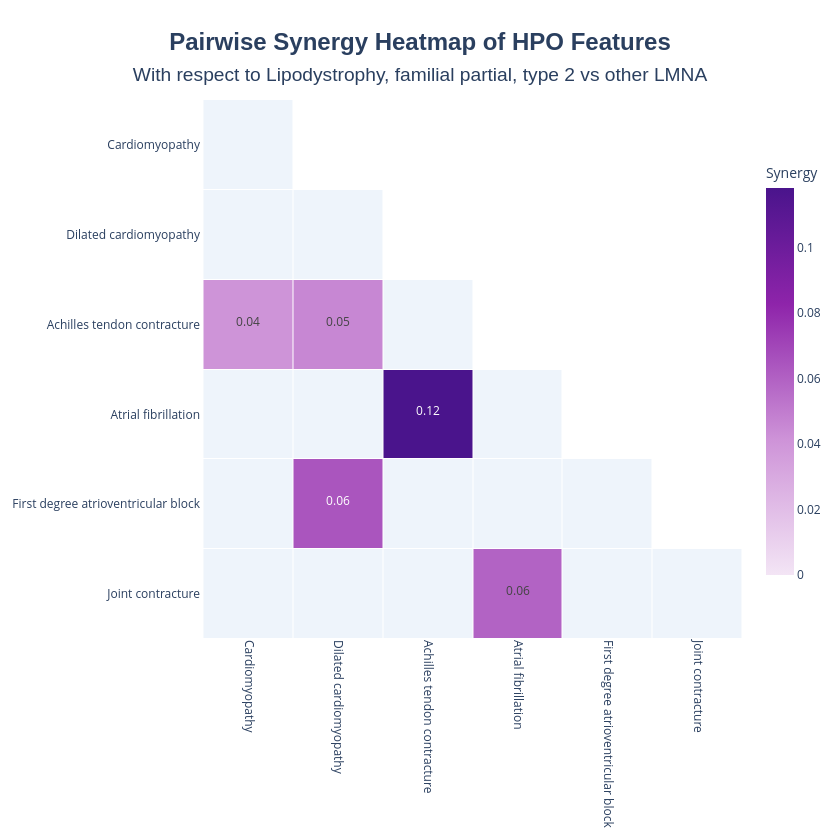
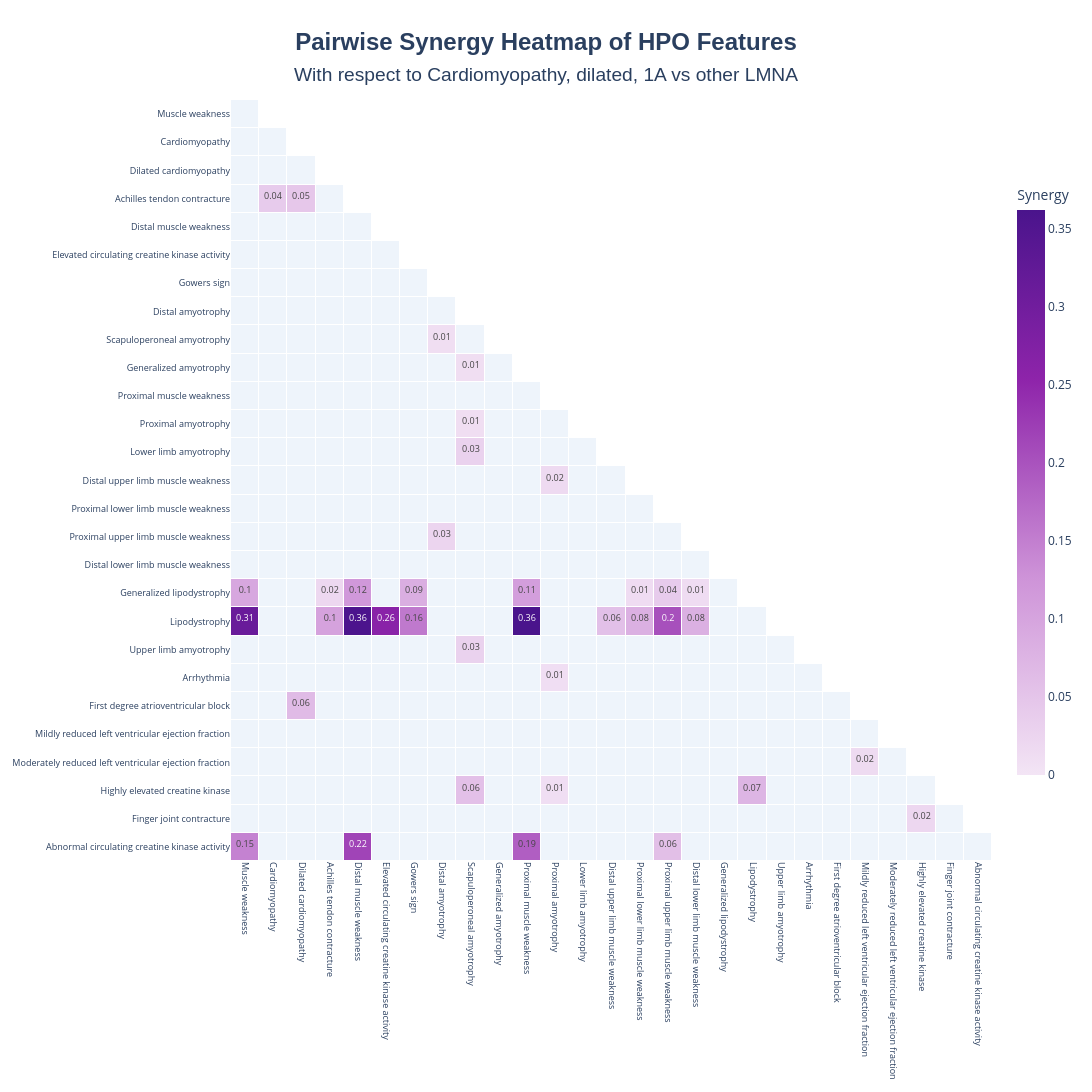
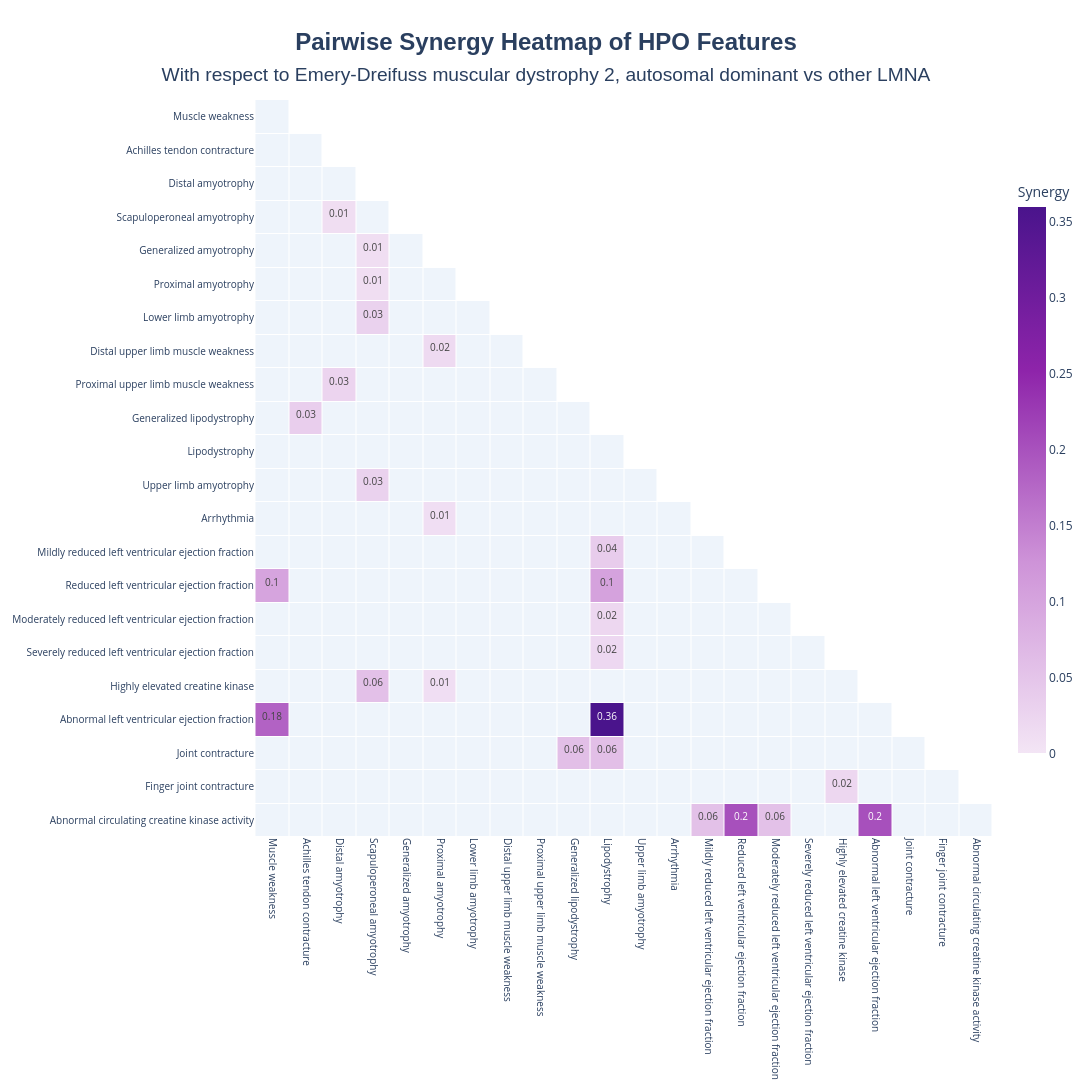

The cell these charts' notebook holds for them, in order:
### Markdown cell above
## 5. Synergy heatmaps

### Code cell
for omim_id, res in synergy_results.items():
    print(f"### {omim_id} ###")
    try:
        fig = res.plot_synergy_heatmap()
    except ValueError as exc:
        print(f"no heatmap: {exc}")
        continue
    if fig is not None:
        display(fig)

### Figure 1 — Plotly figure (JSON) as saved in the notebook; plotly's stock layout.template omitted (floating-point values rounded to 4 significant figures)
{"data": [{"colorscale": [[0, "#eef4fb"], [1, "#eef4fb"]], "hoverinfo": "skip", "showscale": false, "type": "heatmap", "x": ["Cardiomyopathy", "Dilated cardiomyopathy", "Achilles tendon contracture", "Atrial fibrillation", "First degree atrioventricular block", "Joint contracture"], "xgap": 1, "y": ["Cardiomyopathy", "Dilated cardiomyopathy", "Achilles tendon contracture", "Atrial fibrillation", "First degree atrioventricular block", "Joint contracture"], "ygap": 1, "z": [[2, null, null, null, null, null], [2, 2, null, null, null, null], [null, null, 2, null, null, null], [2, 2, null, 2, null, null], [2, null, 2, 2, 2, null], [2, 2, 2, null, 2, 2]]}, {"colorbar": {"len": 0.8, "thickness": 28, "title": {"text": "Synergy"}}, "colorscale": [[0, "#f3e5f5"], [0.35, "#ce93d8"], [0.7, "#8e24aa"], [1, "#4a148c"]], "hoverinfo": "text", "hovertext": [["", "", "", "", "", ""], ["", "", "", "", "", ""], ["<b>HPO_A</b>: Cardiomyopathy (HP:0001638)<br><b>HPO_B</b>: Achilles tendon contracture (HP:0001771)<br><b>Synergy</b>: 0.04<br><b>p-val</b>: 0.000100<br><b>adj_p_val</b>: 0.000918<br><b>Counts (y=0)</b><br>&nbsp;&nbsp;E/E: 0, E/O: 37, O/E: 0, O/O: 0  (<i>N=37</i>)<br><b>Counts (y=1)</b><br>&nbsp;&nbsp;E/E: 4, E/O: 1, O/E: 0, O/O: 1  (<i>N=6</i>)<br><b>Total_individuals</b>: 43<br><b>N_PMIDs</b>: 4<br><b>PMIDs</b>: 10580070, 10662742, 12920062, 37303127", "<b>HPO_A</b>: Dilated cardiomyopathy (HP:0001644)<br><b>HPO_B</b>: Achilles tendon contracture (HP:0001771)<br><b>Synergy</b>: 0.05<br><b>p-val</b>: 0.001200<br><b>adj_p_val</b>: 0.005509<br><b>Counts (y=0)</b><br>&nbsp;&nbsp;E/E: 24, E/O: 37, O/E: 0, O/O: 0  (<i>N=61</i>)<br><b>Counts (y=1)</b><br>&nbsp;&nbsp;E/E: 5, E/O: 0, O/E: 0, O/O: 1  (<i>N=6</i>)<br><b>Total_individuals</b>: 67<br><b>N_PMIDs</b>: 4<br><b>PMIDs</b>: 10580070, 10662742, 12920062, 37303127", "", "", "", ""], ["", "", "<b>HPO_A</b>: Achilles tendon contracture (HP:0001771)<br><b>HPO_B</b>: Atrial fibrillation (HP:0005110)<br><b>Synergy</b>: 0.12<br><b>p-val</b>: 0.000400<br><b>adj_p_val</b>: 0.002244<br><b>Counts (y=0)</b><br>&nbsp;&nbsp;E/E: 21, E/O: 12, O/E: 40, O/O: 0  (<i>N=73</i>)<br><b>Counts (y=1)</b><br>&nbsp;&nbsp;E/E: 5, E/O: 0, O/E: 0, O/O: 1  (<i>N=6</i>)<br><b>Total_individuals</b>: 79<br><b>N_PMIDs</b>: 5<br><b>PMIDs</b>: 10580070, 10662742, 10939567, 12920062 ... (+1 more)", "", "", ""], ["", "<b>HPO_A</b>: Dilated cardiomyopathy (HP:0001644)<br><b>HPO_B</b>: First degree atrioventricular block (HP:0011705)<br><b>Synergy</b>: 0.06<br><b>p-val</b>: 0.000100<br><b>adj_p_val</b>: 0.000918<br><b>Counts (y=0)</b><br>&nbsp;&nbsp;E/E: 14, E/O: 32, O/E: 9, O/O: 0  (<i>N=55</i>)<br><b>Counts (y=1)</b><br>&nbsp;&nbsp;E/E: 94, E/O: 2, O/E: 0, O/O: 0  (<i>N=96</i>)<br><b>Total_individuals</b>: 151<br><b>N_PMIDs</b>: 4<br><b>PMIDs</b>: 10580070, 12920062, 17250669, 37843397", "", "", "", ""], ["", "", "", "<b>HPO_A</b>: Atrial fibrillation (HP:0005110)<br><b>HPO_B</b>: Joint contracture (HP:0034392)<br><b>Synergy</b>: 0.06<br><b>p-val</b>: 0.012494<br><b>adj_p_val</b>: 0.036106<br><b>Counts (y=0)</b><br>&nbsp;&nbsp;E/E: 21, E/O: 40, O/E: 12, O/O: 0  (<i>N=73</i>)<br><b>Counts (y=1)</b><br>&nbsp;&nbsp;E/E: 0, E/O: 0, O/E: 0, O/O: 1  (<i>N=1</i>)<br><b>Total_individuals</b>: 74<br><b>N_PMIDs</b>: 5<br><b>PMIDs</b>: 10580070, 10662742, 10939567, 12920062 ... (+1 more)", "", ""]], "text": [["", "", "", "", "", ""], ["", "", "", "", "", ""], ["0.04", "0.05", "", "", "", ""], ["", "", "0.12", "", "", ""], ["", "0.06", "", "", "", ""], ["", "", "", "0.06", "", ""]], "texttemplate": "<span style='font-size:12px'>%{text}</span>", "type": "heatmap", "x": ["Cardiomyopathy", "Dilated cardiomyopathy", "Achilles tendon contracture", "Atrial fibrillation", "First degree atrioventricular block", "Joint contracture"], "xgap": 1, "y": ["Cardiomyopathy", "Dilated cardiomyopathy", "Achilles tendon contracture", "Atrial fibrillation", "First degree atrioventricular block", "Joint contracture"], "ygap": 1, "z": [[null, null, null, null, null, null], [null, null, null, null, null, null], [0.04089, 0.04584, null, null, null, null], [null, null, 0.1182, null, null, null], [null, 0.06438, null, null, null, null], [null, null, null, 0.0592, null, null]], "zmax": 0.1182, "zmid": 0, "zmin": 0}], "layout": {"height": 840, "paper_bgcolor": "white", "plot_bgcolor": "white", "title": {"font": {"family": "Arial", "size": 24}, "text": "<b>Pairwise Synergy Heatmap of HPO Features</b><br><span style='font-size:0.8em'>With respect to Lipodystrophy, familial partial, type 2 vs other LMNA</span>", "x": 0.5, "xanchor": "center", "yanchor": "top"}, "width": 840, "xaxis": {"tickangle": 90, "tickfont": {"size": 12}}, "yaxis": {"autorange": "reversed", "scaleanchor": "x", "scaleratio": 1, "tickfont": {"size": 12}}}}

### Figure 2 — Plotly figure (JSON) as saved in the notebook; plotly's stock layout.template omitted (floating-point values rounded to 4 significant figures; data arrays with more than 128 entries replaced by an {"elided": "..."} marker saying what was removed)
{"data": [{"colorscale": [[0, "#eef4fb"], [1, "#eef4fb"]], "hoverinfo": "skip", "showscale": false, "type": "heatmap", "x": ["Muscle weakness", "Cardiomyopathy", "Dilated cardiomyopathy", "Achilles tendon contracture", "Distal muscle weakness", "Elevated circulating creatine kinase activity", "Gowers sign", "Distal amyotrophy", "Scapuloperoneal amyotrophy", "Generalized amyotrophy", "Proximal muscle weakness", "Proximal amyotrophy", "Lower limb amyotrophy", "Distal upper limb muscle weakness", "Proximal lower limb muscle weakness", "Proximal upper limb muscle weakness", "Distal lower limb muscle weakness", "Generalized lipodystrophy", "Lipodystrophy", "Upper limb amyotrophy", "Arrhythmia", "First degree atrioventricular block", "Mildly reduced left ventricular ejection fraction", "Moderately reduced left ventricular ejection fraction", "Highly elevated creatine kinase", "Finger joint contracture", "Abnormal circulating creatine kinase activity"], "xgap": 1, "y": ["Muscle weakness", "Cardiomyopathy", "Dilated cardiomyopathy", "Achilles tendon contracture", "Distal muscle weakness", "Elevated circulating creatine kinase activity", "Gowers sign", "Distal amyotrophy", "Scapuloperoneal amyotrophy", "Generalized amyotrophy", "Proximal muscle weakness", "Proximal amyotrophy", "Lower limb amyotrophy", "Distal upper limb muscle weakness", "Proximal lower limb muscle weakness", "Proximal upper limb muscle weakness", "Distal lower limb muscle weakness", "Generalized lipodystrophy", "Lipodystrophy", "Upper limb amyotrophy", "Arrhythmia", "First degree atrioventricular block", "Mildly reduced left ventricular ejection fraction", "Moderately reduced left ventricular ejection fraction", "Highly elevated creatine kinase", "Finger joint contracture", "Abnormal circulating creatine kinase activity"], "ygap": 1, "z": {"elided": "27x27 int values"}}, {"colorbar": {"len": 0.8, "thickness": 28, "title": {"text": "Synergy"}}, "colorscale": [[0, "#f3e5f5"], [0.35, "#ce93d8"], [0.7, "#8e24aa"], [1, "#4a148c"]], "hoverinfo": "text", "hovertext": {"elided": "27x27 str values"}, "text": {"elided": "27x27 str values"}, "texttemplate": "<span style='font-size:9px'>%{text}</span>", "type": "heatmap", "x": ["Muscle weakness", "Cardiomyopathy", "Dilated cardiomyopathy", "Achilles tendon contracture", "Distal muscle weakness", "Elevated circulating creatine kinase activity", "Gowers sign", "Distal amyotrophy", "Scapuloperoneal amyotrophy", "Generalized amyotrophy", "Proximal muscle weakness", "Proximal amyotrophy", "Lower limb amyotrophy", "Distal upper limb muscle weakness", "Proximal lower limb muscle weakness", "Proximal upper limb muscle weakness", "Distal lower limb muscle weakness", "Generalized lipodystrophy", "Lipodystrophy", "Upper limb amyotrophy", "Arrhythmia", "First degree atrioventricular block", "Mildly reduced left ventricular ejection fraction", "Moderately reduced left ventricular ejection fraction", "Highly elevated creatine kinase", "Finger joint contracture", "Abnormal circulating creatine kinase activity"], "xgap": 1, "y": ["Muscle weakness", "Cardiomyopathy", "Dilated cardiomyopathy", "Achilles tendon contracture", "Distal muscle weakness", "Elevated circulating creatine kinase activity", "Gowers sign", "Distal amyotrophy", "Scapuloperoneal amyotrophy", "Generalized amyotrophy", "Proximal muscle weakness", "Proximal amyotrophy", "Lower limb amyotrophy", "Distal upper limb muscle weakness", "Proximal lower limb muscle weakness", "Proximal upper limb muscle weakness", "Distal lower limb muscle weakness", "Generalized lipodystrophy", "Lipodystrophy", "Upper limb amyotrophy", "Arrhythmia", "First degree atrioventricular block", "Mildly reduced left ventricular ejection fraction", "Moderately reduced left ventricular ejection fraction", "Highly elevated creatine kinase", "Finger joint contracture", "Abnormal circulating creatine kinase activity"], "ygap": 1, "z": {"elided": "27x27 float values"}, "zmax": 0.3619, "zmid": 0, "zmin": 0}], "layout": {"height": 1737, "paper_bgcolor": "white", "plot_bgcolor": "white", "title": {"font": {"family": "Arial", "size": 24}, "text": "<b>Pairwise Synergy Heatmap of HPO Features</b><br><span style='font-size:0.8em'>With respect to Cardiomyopathy, dilated, 1A vs other LMNA</span>", "x": 0.5, "xanchor": "center", "yanchor": "top"}, "width": 1737, "xaxis": {"tickangle": 90, "tickfont": {"size": 9}}, "yaxis": {"autorange": "reversed", "scaleanchor": "x", "scaleratio": 1, "tickfont": {"size": 9}}}}

### Figure 3 — Plotly figure (JSON) as saved in the notebook; plotly's stock layout.template omitted (floating-point values rounded to 4 significant figures; data arrays with more than 128 entries replaced by an {"elided": "..."} marker saying what was removed)
{"data": [{"colorscale": [[0, "#eef4fb"], [1, "#eef4fb"]], "hoverinfo": "skip", "showscale": false, "type": "heatmap", "x": ["Muscle weakness", "Achilles tendon contracture", "Distal amyotrophy", "Scapuloperoneal amyotrophy", "Generalized amyotrophy", "Proximal amyotrophy", "Lower limb amyotrophy", "Distal upper limb muscle weakness", "Proximal upper limb muscle weakness", "Generalized lipodystrophy", "Lipodystrophy", "Upper limb amyotrophy", "Arrhythmia", "Mildly reduced left ventricular ejection fraction", "Reduced left ventricular ejection fraction", "Moderately reduced left ventricular ejection fraction", "Severely reduced left ventricular ejection fraction", "Highly elevated creatine kinase", "Abnormal left ventricular ejection fraction", "Joint contracture", "Finger joint contracture", "Abnormal circulating creatine kinase activity"], "xgap": 1, "y": ["Muscle weakness", "Achilles tendon contracture", "Distal amyotrophy", "Scapuloperoneal amyotrophy", "Generalized amyotrophy", "Proximal amyotrophy", "Lower limb amyotrophy", "Distal upper limb muscle weakness", "Proximal upper limb muscle weakness", "Generalized lipodystrophy", "Lipodystrophy", "Upper limb amyotrophy", "Arrhythmia", "Mildly reduced left ventricular ejection fraction", "Reduced left ventricular ejection fraction", "Moderately reduced left ventricular ejection fraction", "Severely reduced left ventricular ejection fraction", "Highly elevated creatine kinase", "Abnormal left ventricular ejection fraction", "Joint contracture", "Finger joint contracture", "Abnormal circulating creatine kinase activity"], "ygap": 1, "z": {"elided": "22x22 int values"}}, {"colorbar": {"len": 0.8, "thickness": 28, "title": {"text": "Synergy"}}, "colorscale": [[0, "#f3e5f5"], [0.35, "#ce93d8"], [0.7, "#8e24aa"], [1, "#4a148c"]], "hoverinfo": "text", "hovertext": {"elided": "22x22 str values"}, "text": {"elided": "22x22 str values"}, "texttemplate": "<span style='font-size:10px'>%{text}</span>", "type": "heatmap", "x": ["Muscle weakness", "Achilles tendon contracture", "Distal amyotrophy", "Scapuloperoneal amyotrophy", "Generalized amyotrophy", "Proximal amyotrophy", "Lower limb amyotrophy", "Distal upper limb muscle weakness", "Proximal upper limb muscle weakness", "Generalized lipodystrophy", "Lipodystrophy", "Upper limb amyotrophy", "Arrhythmia", "Mildly reduced left ventricular ejection fraction", "Reduced left ventricular ejection fraction", "Moderately reduced left ventricular ejection fraction", "Severely reduced left ventricular ejection fraction", "Highly elevated creatine kinase", "Abnormal left ventricular ejection fraction", "Joint contracture", "Finger joint contracture", "Abnormal circulating creatine kinase activity"], "xgap": 1, "y": ["Muscle weakness", "Achilles tendon contracture", "Distal amyotrophy", "Scapuloperoneal amyotrophy", "Generalized amyotrophy", "Proximal amyotrophy", "Lower limb amyotrophy", "Distal upper limb muscle weakness", "Proximal upper limb muscle weakness", "Generalized lipodystrophy", "Lipodystrophy", "Upper limb amyotrophy", "Arrhythmia", "Mildly reduced left ventricular ejection fraction", "Reduced left ventricular ejection fraction", "Moderately reduced left ventricular ejection fraction", "Severely reduced left ventricular ejection fraction", "Highly elevated creatine kinase", "Abnormal left ventricular ejection fraction", "Joint contracture", "Finger joint contracture", "Abnormal circulating creatine kinase activity"], "ygap": 1, "z": {"elided": "22x22 float values"}, "zmax": 0.3594, "zmid": 0, "zmin": 0}], "layout": {"height": 1790, "paper_bgcolor": "white", "plot_bgcolor": "white", "title": {"font": {"family": "Arial", "size": 24}, "text": "<b>Pairwise Synergy Heatmap of HPO Features</b><br><span style='font-size:0.8em'>With respect to Emery-Dreifuss muscular dystrophy 2, autosomal dominant vs other LMNA</span>", "x": 0.5, "xanchor": "center", "yanchor": "top"}, "width": 1790, "xaxis": {"tickangle": 90, "tickfont": {"size": 10}}, "yaxis": {"autorange": "reversed", "scaleanchor": "x", "scaleratio": 1, "tickfont": {"size": 10}}}}
